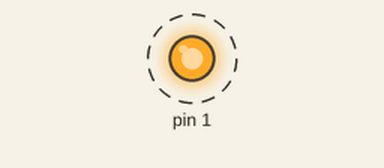
Simulated run of this sketch. Board: Arduino Uno, built with avr-gcc and run on an emulated ATmega328P. On the bench: output pins drawn as LEDs (lit = HIGH). Dashed ring = blinking.

Above: at 1.0 s.
Timing chart, 0 to 5.8 s (numbered marks = the images above):
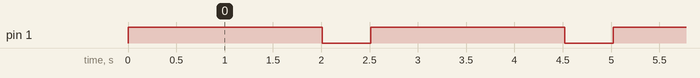

Measured:
- by itself, pin 1: alternates HIGH for 2.0 s and LOW for 0.50 s

The sketch:

Blinking_LED.ino
```cpp
/* By Azizi Bin Mohamad Tambi(1919661)
Remark: ~PORT_D=Red LED(PD0)
*/

#include<avr/io.h>
#include<avr/delay.h>
#define F_CPU 16000000

void flashingLed(unsigned onTime, unsigned offTime); //Declare that we have a function

int main(void)
{
  DDRD = 0x02; //0b0000 0010; assigning PD1 as output.

  for(;;) //same as while(1)/while(True)
  {
    flashingLed(2000,500); //Call the blink function and LED will on for 2s and of for 0.5s
  }
}

//This function is to make LED blink
void flashingLed(unsigned onTime, unsigned offTime){
  PORTD = 0x02;  //bit 1 HIGH 0b0000 0010
  _delay_ms(onTime);
  PORTD = 0;	//all bit LOW
  _delay_ms(offTime);
}
```
